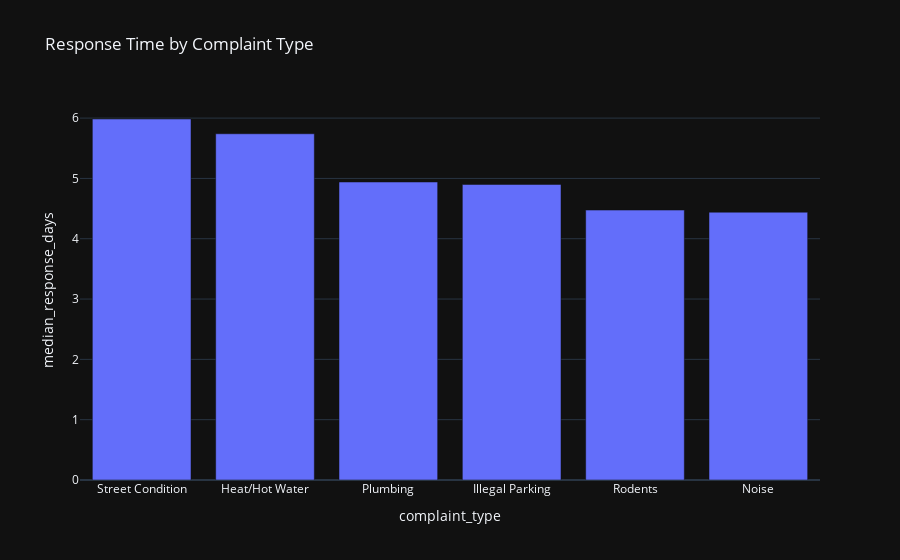

Write notebook code for a chart like this one.
### Code cell
# plot test complaint type bar chart

# aggregating by response_time_days
agg = (
        df.groupby("complaint_type", as_index=False)["response_time_days"]
        .median()
        .rename(columns={"response_time_days": "median_response_days"})
        .sort_values("median_response_days", ascending=False) # ascending_false sets it so we're sorting the values from largest to smallest
    )

fig = px.bar(agg, x="complaint_type", y="median_response_days", title="Response Time by Complaint Type",)

fig

### Figure 1 — Plotly figure (JSON) as saved in the notebook; plotly's stock layout.template omitted (floating-point values rounded to 4 significant figures)
{"data": [{"hovertemplate": "complaint_type=%{x}<br>median_response_days=%{y}<extra></extra>", "legendgroup": "", "marker": {"color": "#636efa", "pattern": {"shape": ""}}, "name": "", "orientation": "v", "showlegend": false, "textposition": "auto", "x": ["Street Condition", "Heat/Hot Water", "Plumbing", "Illegal Parking", "Rodents", "Noise"], "xaxis": "x", "y": [5.985, 5.74, 4.94, 4.9, 4.475, 4.44], "yaxis": "y", "type": "bar"}], "layout": {"xaxis": {"anchor": "y", "domain": [0.0, 1.0], "title": {"text": "complaint_type"}}, "yaxis": {"anchor": "x", "domain": [0.0, 1.0], "title": {"text": "median_response_days"}}, "legend": {"tracegroupgap": 0}, "title": {"text": "Response Time by Complaint Type"}, "barmode": "relative"}}
